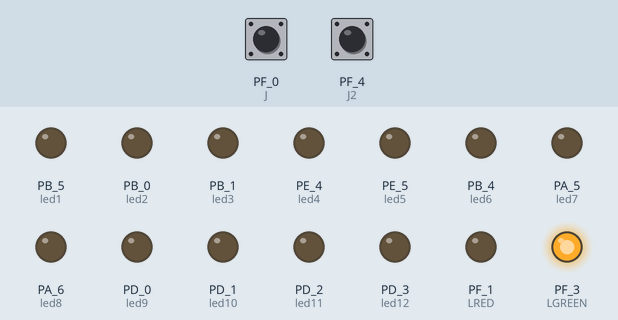
Bench run of a sketch on a simulated TI Tiva C LaunchPad. On the bench: output pins drawn as LEDs (lit = HIGH). The test bench sets the inputs (shaded band); at power-on: PF_0 (J) HIGH, PF_4 (J2) HIGH.

Above: at 4.2 s.
4.3 s: PF_0 (J) pulled LOW for 0.15 s
At 5.7 s:
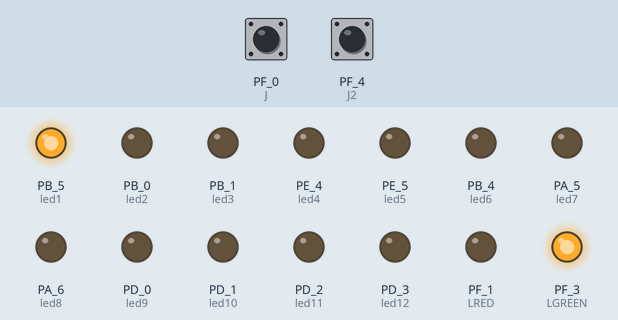
6.0 s: PF_4 (J2) pulled LOW for 0.15 s
At 7.2 s:
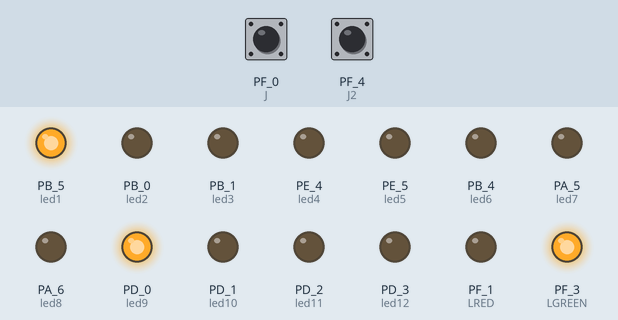
7.7 s: PF_0 (J) pulled LOW for 1 s
At 9.7 s:
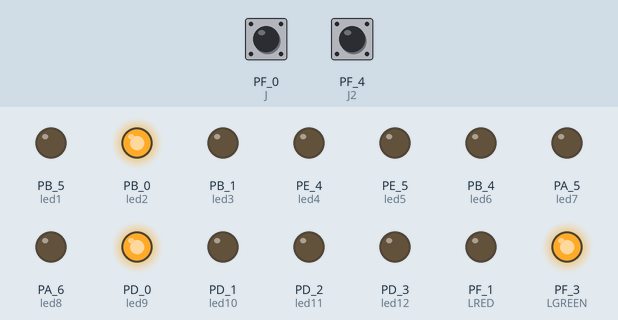
10.3 s: PF_4 (J2) pulled LOW for 1 s
At 11.7 s:
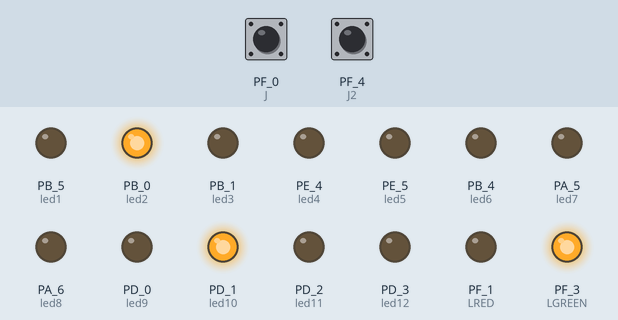
12.9 s: PF_0 (J) pulled LOW for 0.15 s
At 13.6 s:
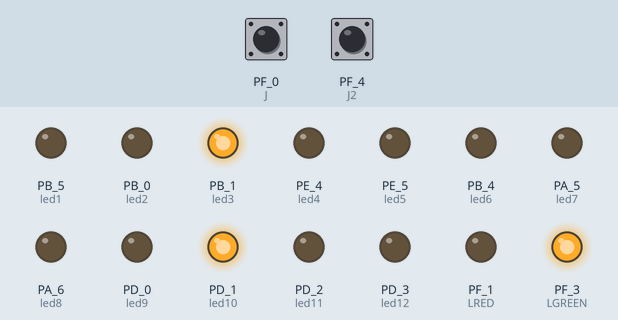
14.6 s: PF_4 (J2) pulled LOW for 0.15 s
At 16.1 s:
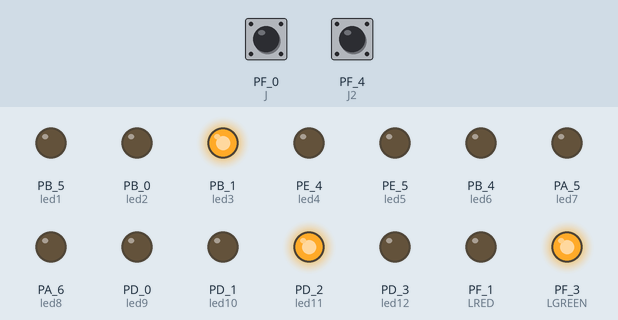
Timing chart, 0 to 17.3 s (numbered marks = the images above; inputs shaded):
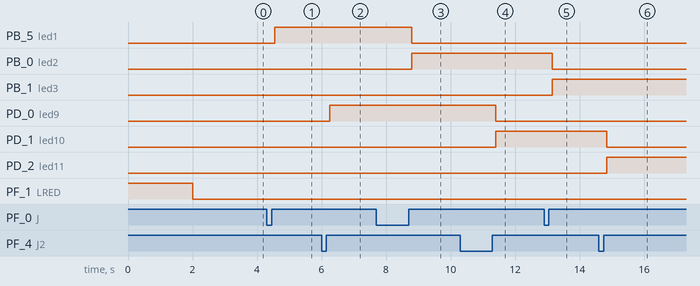

The sketch:

LAB04.ino
```cpp
//PINES PARA EL SEMAFORO
int LRED = RED_LED;
int LGREEN = GREEN_LED;
int LBLUE = BLUE_LED;

// PINES PARA LOS JUGADORES, 1-8 JUGADOR 1, 9-16 JUGADOR 2
int led1 = PB_5;
int led2 = PB_0;
int led3 = PB_1;
int led4 = PE_4;
int led5 = PE_5;
int led6 = PB_4;
int led7 = PA_5;
int led8 = PA_6;
int led9 = PD_0;
int led10 = PD_1;
int led11 = PD_2;
int led12 = PD_3;
int led13 = PE_1;
int led14 = PE_2;
int led15 = PE_3;
int led16 = PD_7;

//LED PARA GANADORES
int led17 = PC_4;
int led18 = PC_5;

//*******************************************************************************
//DECLARACION DE VARIABLES
//*******************************************************************************
//Variables de control para el push de la TIVA
int J = PUSH2;
int J2 = PUSH1;
//Variables para evitar el rebote de los switch
int antib1 = 0;
int antib2 = 0;
//Variables para llevar los puntos de ambos jugadores
int contador1=0;
int contador2=0;

//*********************************************************************************
//PROTOTIPOS DE FUNCIONES
//*********************************************************************************
void jugador1(void);
void jugador2(void);
void semaforo(void);
void win(void);

void setup() {
//Configuracion general de los pines
pinMode(led1, OUTPUT);
pinMode(led2, OUTPUT);
pinMode(led3, OUTPUT);
pinMode(led4, OUTPUT);
pinMode(led5, OUTPUT);
pinMode(led6, OUTPUT);
pinMode(led7, OUTPUT);
pinMode(led8, OUTPUT);
pinMode(led9,  OUTPUT);
pinMode(led10, OUTPUT);
pinMode(led11, OUTPUT);
pinMode(led12, OUTPUT);
pinMode(led13, OUTPUT);
pinMode(led14, OUTPUT);
pinMode(led15, OUTPUT);
pinMode(led16, OUTPUT);

pinMode(led17, OUTPUT);
pinMode(led18, OUTPUT);


pinMode(LRED, OUTPUT);
pinMode(LGREEN, OUTPUT);
pinMode(LBLUE, OUTPUT);

pinMode(J, INPUT_PULLUP);
pinMode(J2, INPUT_PULLUP);

semaforo();
}

void loop(){
jugador1();
jugador2();
win();
}

void semaforo(void){
  //Enciendo el LED rojo
  digitalWrite(LRED, HIGH);
  digitalWrite(LGREEN, LOW);
  delay(1000);
  //Enciendo el LED amarillo
  digitalWrite(LRED, HIGH);
  digitalWrite(LGREEN, HIGH);
  delay(1000);
  //Enciendo el LED verde
  digitalWrite(LRED, LOW);
  digitalWrite(LGREEN, HIGH);
  delay(1000);
  return;
}

void win(void){
if (contador1>8){
  digitalWrite(led17, HIGH);
  digitalWrite(led8, LOW);
  loop();
}

if (contador2>8){
  digitalWrite(led18, HIGH);
  digitalWrite(led16, LOW);
  loop();
}

}

void jugador1(void){
if (digitalRead(J) == LOW){ //Comprobar si el pulsador se presiono
  antib1 = 1;//actualizar el estado para evitar el antirrebote
}

if (digitalRead(J) == HIGH && antib1 == 1){
  antib1 = 0; //actualiza variable para que vuelva a funcionar el antirrebote
  delay(100);
  contador1++; //aumenta el puntaje del jugador 1
}

//Por la forma en que tome los pines, se tomara un switch case para encender segun la necesidad
switch (contador1)
  {

      case 0:
      //Encendidos para 0 punto
      digitalWrite(led1, LOW);
      digitalWrite(led2, LOW);
      digitalWrite(led3, LOW);
      digitalWrite(led4, LOW);
      digitalWrite(led5, LOW);
      digitalWrite(led6, LOW);
      digitalWrite(led7, LOW);
      digitalWrite(led8, LOW);
      break;

    case 1:
      //Encendidos para 1 punto
      digitalWrite(led1, HIGH);
      digitalWrite(led2, LOW);
      digitalWrite(led3, LOW);
      digitalWrite(led4, LOW);
      digitalWrite(led5, LOW);
      digitalWrite(led6, LOW);
      digitalWrite(led7, LOW);
      digitalWrite(led8, LOW);
      break;

    case 2:
      //Encendidos para 2 puntos
      digitalWrite(led1, LOW);
      digitalWrite(led2, HIGH);
      digitalWrite(led3, LOW);
      digitalWrite(led4, LOW);
      digitalWrite(led5, LOW);
      digitalWrite(led6, LOW);
      digitalWrite(led7, LOW);
      digitalWrite(led8, LOW);
      break;

    case 3:
      //Encendidos para 3 puntos
      digitalWrite(led1, LOW);
      digitalWrite(led2, LOW);
      digitalWrite(led3, HIGH);
      digitalWrite(led4, LOW);
      digitalWrite(led5, LOW);
      digitalWrite(led6, LOW);
      digitalWrite(led7, LOW);
      digitalWrite(led8, LOW);
      break;

    case 4:
      //Encendidos para 4 puntos
      digitalWrite(led1, LOW);
      digitalWrite(led2, LOW);
      digitalWrite(led3, LOW);
      digitalWrite(led4, HIGH);
      digitalWrite(led5, LOW);
      digitalWrite(led6, LOW);
      digitalWrite(led7, LOW);
      digitalWrite(led8, LOW);
      break;

    case 5:
      //Encendidos para 5 puntos
      digitalWrite(led1, LOW);
      digitalWrite(led2, LOW);
      digitalWrite(led3, LOW);
      digitalWrite(led4, LOW);
      digitalWrite(led5, HIGH);
      digitalWrite(led6, LOW);
      digitalWrite(led7, LOW);
      digitalWrite(led8, LOW);
      break;

     case 6:
      //Encendidos para 6 puntos
      digitalWrite(led1, LOW);
      digitalWrite(led2, LOW);
      digitalWrite(led3, LOW);
      digitalWrite(led4, LOW);
      digitalWrite(led5, LOW);
      digitalWrite(led6, HIGH);
      digitalWrite(led7, LOW);
      digitalWrite(led8, LOW);
      break;

      case 7:
      //Encendidos para 7 puntos
      digitalWrite(led1, LOW);
      digitalWrite(led2, LOW);
      digitalWrite(led3, LOW);
      digitalWrite(led4, LOW);
      digitalWrite(led5, LOW);
      digitalWrite(led6, LOW);
      digitalWrite(led7, HIGH);
      digitalWrite(led8, LOW);
      break;

      case 8:
      //Encendidos para 8 puntos
      digitalWrite(led1, LOW);
      digitalWrite(led2, LOW);
      digitalWrite(led3, LOW);
      digitalWrite(led4, LOW);
      digitalWrite(led5, LOW);
      digitalWrite(led6, LOW);
      digitalWrite(led7, LOW);
      digitalWrite(led8, HIGH);
      break;
  }
}

//Para el jugador 2 se aplico la misma logica que para el jugador 1
void jugador2(void){
if (digitalRead(J2) == LOW){
  antib2 = 1;
}
if (digitalRead(J2) == HIGH && antib2 == 1){
  antib2 = 0;
  delay(100);
  contador2++;
}

  switch (contador2){
    case 0:
      //Encendidos para 0 puntos
      digitalWrite(led9, LOW);
      digitalWrite(led10, LOW);
      digitalWrite(led11, LOW);
      digitalWrite(led12, LOW);
      digitalWrite(led13, LOW);
      digitalWrite(led14, LOW);
      digitalWrite(led15, LOW);
      digitalWrite(led16, LOW);
      break;

    case 1:
      //Encendidos para 1 punto
      digitalWrite(led9, HIGH);
      digitalWrite(led10, LOW);
      digitalWrite(led11, LOW);
      digitalWrite(led12, LOW);
      digitalWrite(led13, LOW);
      digitalWrite(led14, LOW);
      digitalWrite(led15, LOW);
      digitalWrite(led16, LOW);
      break;

    case 2:
      //Encendidos para 2 puntos
      digitalWrite(led9, LOW);
      digitalWrite(led10, HIGH);
      digitalWrite(led11, LOW);
      digitalWrite(led12, LOW);
      digitalWrite(led13, LOW);
      digitalWrite(led14, LOW);
      digitalWrite(led15, LOW);
      digitalWrite(led16, LOW);
      break;

    case 3:
      //Encendidos para 3 puntos
      digitalWrite(led9, LOW);
      digitalWrite(led10, LOW);
      digitalWrite(led11, HIGH);
      digitalWrite(led12, LOW);
      digitalWrite(led13, LOW);
      digitalWrite(led14, LOW);
      digitalWrite(led15, LOW);
      digitalWrite(led16, LOW);
      break;

    case 4:
      //Encendidos para 4 puntos
      digitalWrite(led9, LOW);
      digitalWrite(led10, LOW);
      digitalWrite(led11, LOW);
      digitalWrite(led12, HIGH);
      digitalWrite(led13, LOW);
      digitalWrite(led14, LOW);
      digitalWrite(led15, LOW);
      digitalWrite(led16, LOW);
      break;

    case 5:
      //Encendidos para 5 puntos
      digitalWrite(led9, LOW);
      digitalWrite(led10, LOW);
      digitalWrite(led11, LOW);
      digitalWrite(led12, LOW);
      digitalWrite(led13, HIGH);
      digitalWrite(led14, LOW);
      digitalWrite(led15, LOW);
      digitalWrite(led16, LOW);
      break;

     case 6:
      //Encendidos para 6 puntos
      digitalWrite(led9, LOW);
      digitalWrite(led10, LOW);
      digitalWrite(led11, LOW);
      digitalWrite(led12, LOW);
      digitalWrite(led13, LOW);
      digitalWrite(led14, HIGH);
      digitalWrite(led15, LOW);
      digitalWrite(led16, LOW);
      break;

      case 7:
      //Encendidos para 7 puntos
      digitalWrite(led9, LOW);
      digitalWrite(led10, LOW);
      digitalWrite(led11, LOW);
      digitalWrite(led12, LOW);
      digitalWrite(led13, LOW);
      digitalWrite(led14, LOW);
      digitalWrite(led15, HIGH);
      digitalWrite(led16, LOW);
      break;

      case 8:
      //Encendidos para 8 puntos
      digitalWrite(led9, LOW);
      digitalWrite(led10, LOW);
      digitalWrite(led11, LOW);
      digitalWrite(led12, LOW);
      digitalWrite(led13, LOW);
      digitalWrite(led14, LOW);
      digitalWrite(led15, LOW);
      digitalWrite(led16, HIGH);
      break;
  }
}
```

Measured:
- after the input at 4.3 s, PB_5 (led1): LOW → HIGH after 0.25 s
- after the input at 6.0 s, PD_0 (led9): LOW → HIGH after 0.25 s
- after the input at 7.7 s, PB_5 (led1): HIGH → LOW after 1.1 s; PB_0 (led2): LOW → HIGH after 1.1 s
- after the input at 10.3 s, PD_0 (led9): HIGH → LOW after 1.1 s; PD_1 (led10): LOW → HIGH after 1.1 s
- after the input at 12.9 s, PB_0 (led2): HIGH → LOW after 0.25 s; PB_1 (led3): LOW → HIGH after 0.25 s
- after the input at 14.6 s, PD_1 (led10): HIGH → LOW after 0.25 s; PD_2 (led11): LOW → HIGH after 0.25 s
